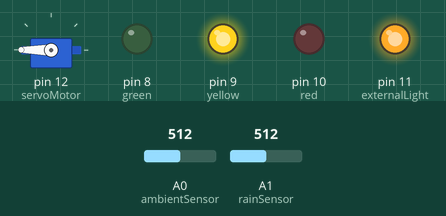
This sketch was run on a simulated Arduino Uno, built with avr-gcc and run on an emulated ATmega328P. Shown: servo, output pins drawn as LEDs (lit = HIGH). Inputs (shaded band) come from the test bench; at power-on: A1 (rainSensor) = 512, A0 (ambientSensor) = 512. What the sketch prints to the serial monitor is not drawn.

Above: at 1.2 s.
1.3 s: A1 (rainSensor) set to 791
4.3 s: A1 (rainSensor) set to 818
At 5.1 s:
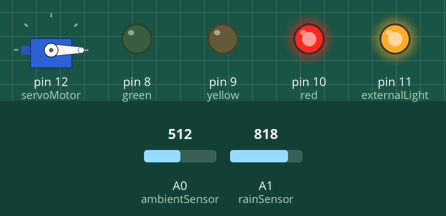
5.8 s: A0 (ambientSensor) set to 783
8.8 s: A0 (ambientSensor) set to 815
At 9.6 s:
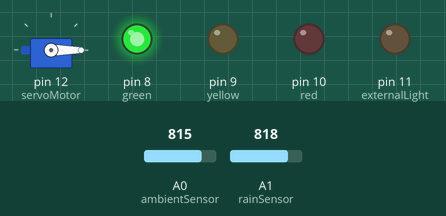
10.3 s: A1 (rainSensor) set to 790
At 10.9 s:
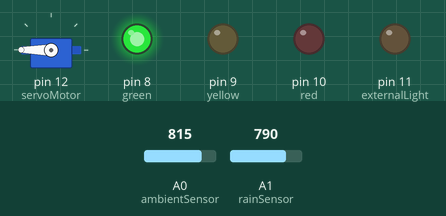
11.8 s: A0 (ambientSensor) set to 790
At 13.1 s:
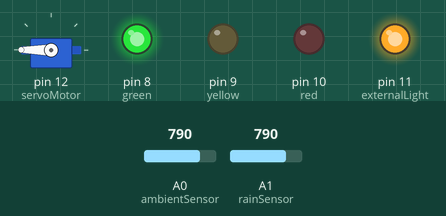
Timing chart, 0 to 14.3 s (numbered marks = the images above; inputs shaded):
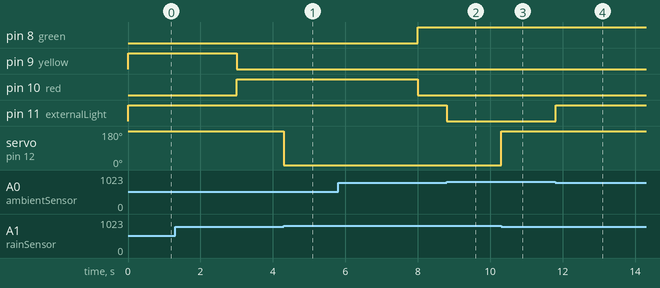

Measured:
- the behaviour switches between 799 and 800 on A1 (rainSensor) (found by bisection; images 0 and 1)
- the behaviour switches between 799 and 800 on A0 (ambientSensor) (found by bisection; images 1 and 2)
- after the input at 4.3 s, servo on pin 12 (servoMotor): 180° → 0° at once
- after the input at 8.8 s, pin 11 (externalLight): HIGH → LOW at once
- after the input at 10.3 s, servo on pin 12 (servoMotor): 0° → 180° at once
- after the input at 11.8 s, pin 11 (externalLight): LOW → HIGH at once

The sketch:

Arduino_Code.ino
```cpp
#include <Servo.h>
int red = 10;
int yellow = 9;
int green = 8;int ambientSensor = A0;
int rainSensor = A1;int externalLight = 11;
int servoMotor = 12;
Servo myservo;int delayTime = 15000;
long prevMillis=0,trafficMillis=0;
void setup()
{
  pinMode(red, OUTPUT);
  pinMode(yellow, OUTPUT);
  pinMode(green, OUTPUT);
  pinMode(ambientSensor, INPUT);
  pinMode(rainSensor, INPUT);
  pinMode(externalLight, OUTPUT);
  myservo.attach(servoMotor);
  Serial.begin(9600);
  myservo.write(0);
}
void checkAndSetAmbientLight()
{
  int ambientValue = analogRead(ambientSensor);
  if(ambientValue < 800)
    digitalWrite(externalLight, HIGH);
  else
    digitalWrite(externalLight, LOW);
}
void checkAndSetRain()
{
  int rainValue = analogRead(rainSensor);
  Serial.println(rainValue);
  if(rainValue < 800)
  {
    myservo.write(180);
  }
  else
  {
    myservo.write(0);
  }
}
void loop()
{
  changeLights();
  prevMillis = millis();
  while(millis()-prevMillis<delayTime)
  {
    checkAndSetAmbientLight();
    checkAndSetRain();
  }
}
void changeLights()
{
  digitalWrite(green, LOW);
  digitalWrite(yellow, HIGH);
  trafficMillis = millis();
  while(millis()- trafficMillis<3000)
  {
    checkAndSetAmbientLight();
    checkAndSetRain();
  }
  digitalWrite(yellow, LOW);
  digitalWrite(red, HIGH);
  trafficMillis = millis();
  while(millis()-trafficMillis<5000)
  {
  checkAndSetAmbientLight();
  checkAndSetRain();
  }
  digitalWrite(yellow, LOW);
  digitalWrite(red, LOW);
  digitalWrite(green, HIGH);
  trafficMillis = millis();
  while(millis()-trafficMillis<3000)
  {
    checkAndSetAmbientLight();
    checkAndSetRain();
  }
}
```
